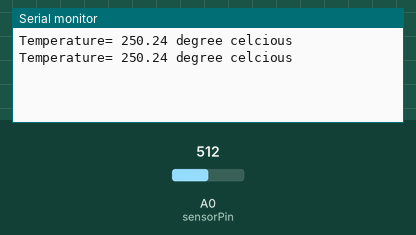
Simulated run of this sketch. Board: Arduino Uno, built with avr-gcc and run on an emulated ATmega328P. Parts: the last lines printed to the serial monitor. The inputs (shaded band) are chosen by the test bench; at power-on: A0 (sensorPin) = 512.

Above: at 1.8 s.
1.9 s: A0 (sensorPin) set to 716
At 2.8 s:
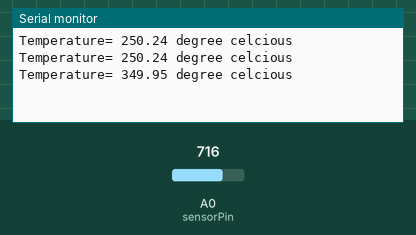
3.4 s: A0 (sensorPin) set to 900
At 4.6 s:
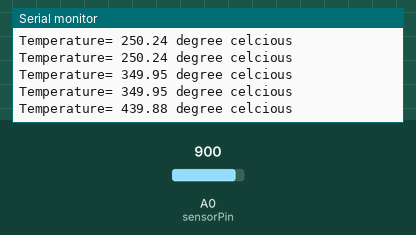
Timing chart, 0 to 6.4 s (numbered marks = the images above; inputs shaded):
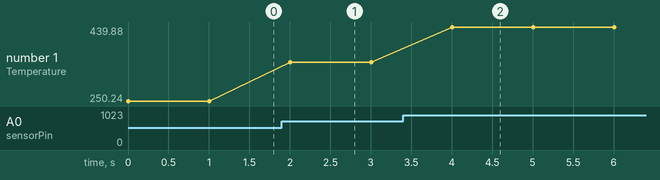

The sketch:

LM35-temperature-sensor.ino
```cpp
int sensorPin = A0;

void setup() {
  Serial.begin(9600);
}

void loop() {
  int read = analogRead(sensorPin);

  float voltage = read * (5.0 / 1023.0);
  float temperature = voltage * 100.0;

  Serial.print("Temperature= ");
  Serial.print(temperature);
  Serial.println(" degree celcious");

  delay(1000);// waits one second before measuring again.
}
```

Measured:
- after the input at 1.9 s, the serial monitor: prints a new line after 0.10 s (image 1)
- after the input at 3.4 s, the serial monitor: prints a new line after 0.60 s (image 2)
- plotted number 1: 250.24 → 349.95 after the input at 1.9 s, 349.95 → 439.88 after the input at 3.4 s
